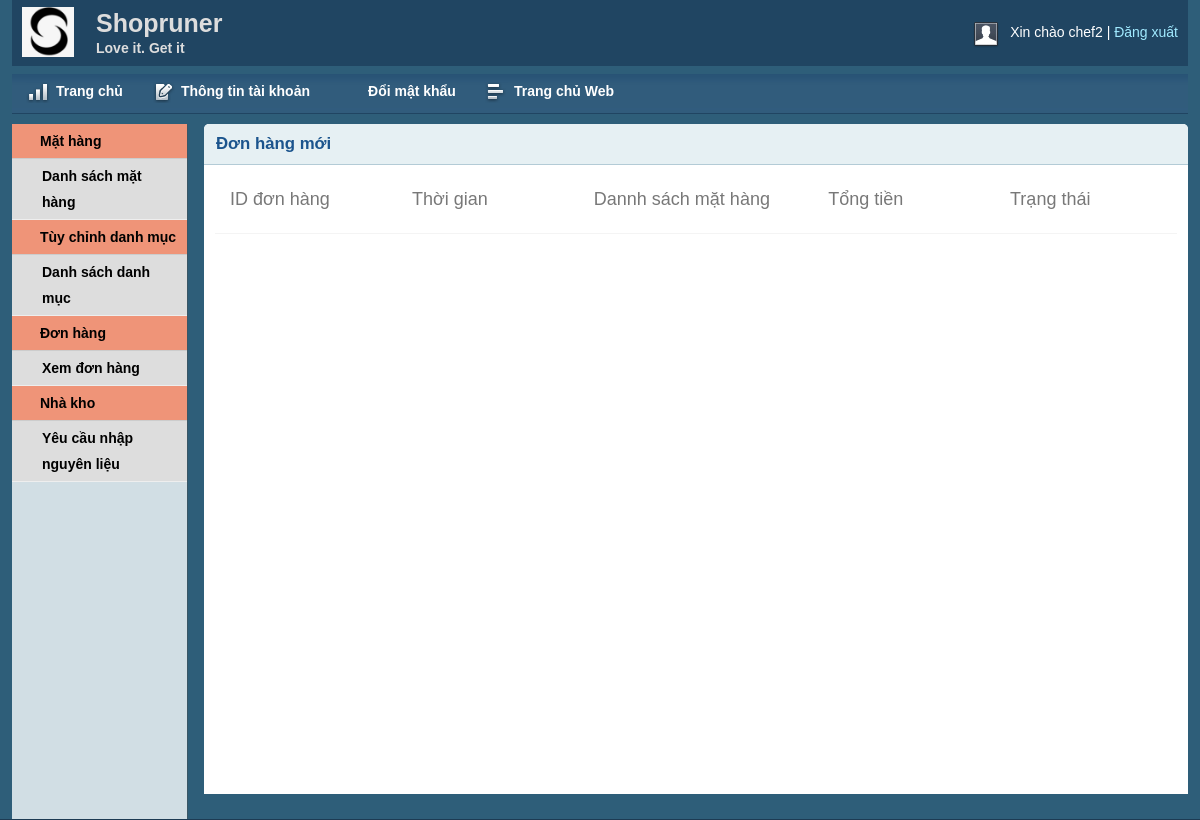
The app's page /admin/vieworder.php (signed in), older data.
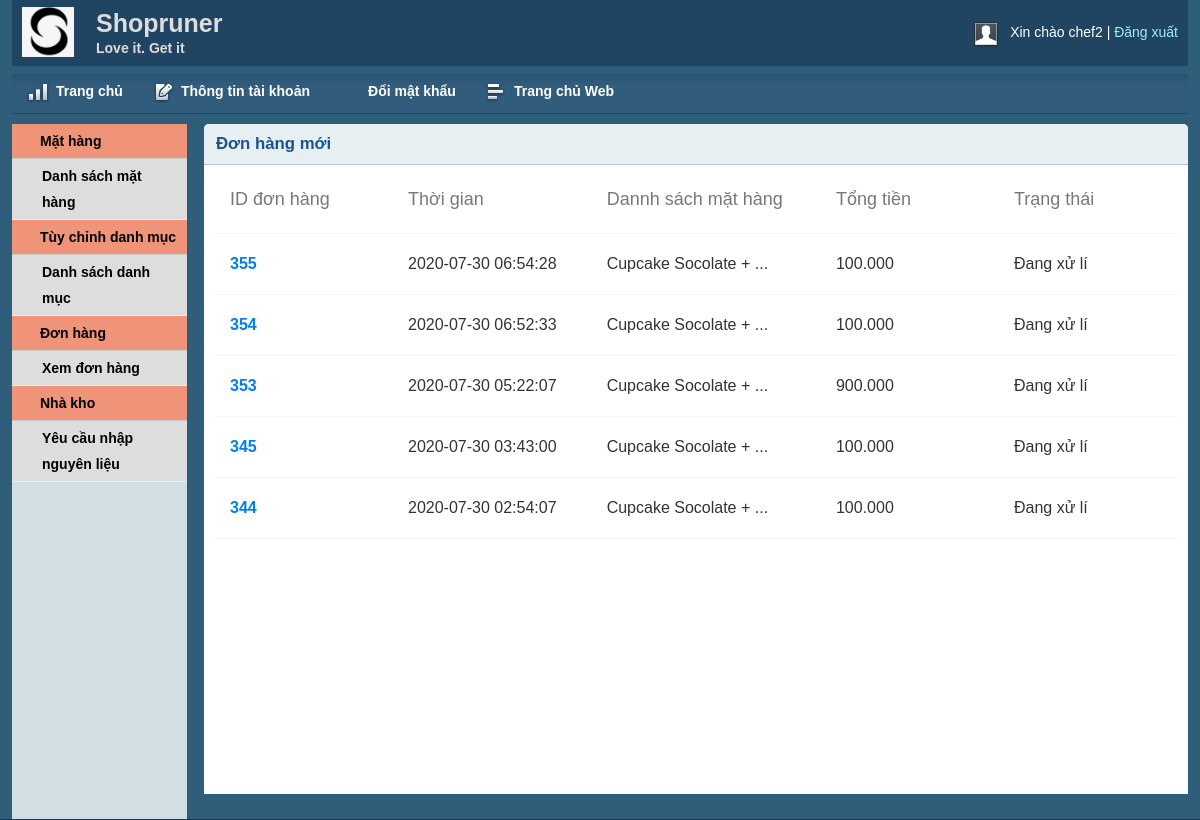
The same page, newer data.
### tables this page shows
CREATE TABLE `tbl_orderlist` (
  `orderlistID` int(11) NOT NULL,
  `customerID` int(11) NOT NULL,
  `date_order` timestamp NOT NULL DEFAULT current_timestamp(),
  `price` varchar(255) NOT NULL,
  `description` varchar(255) NOT NULL,
  `state` varchar(255) NOT NULL,
  `paystatus` varchar(255) NOT NULL
);

### lib/database.php (called while the page is built, shortened)
<?php
Class Database{
   public $host   = DB_HOST;
   public $user   = DB_USER;
   public $pass   = DB_PASS;
   public $dbname = DB_NAME;
   public $link;
private function connectDB(){
   $this->link = new mysqli($this->host, $this->user, $this->pass, $this->dbname);
 }
public function select($query){
  $result = $this->link->query($query) or
   die($this->link->error.__LINE__);
  if($result->num_rows > 0){
    return $result;
  } else {
    return false;
  }
 }
}
?>

### classes/order.php (called while the page is built, shortened)
<?php
   $filepath= realpath(dirname(__FILE__));
   include_once ($filepath.'/../lib/database.php');
   include_once ($filepath.'/../helpers/format.php');
 ?>
 <?php
    class order
    {
    	private $db;
    	public function __construct()
    	{
    		$this->db = new Database();
    	}
        public function show_order_list_admin(){
            $query = "SELECT *FROM tbl_orderlist order by orderlistID desc";
            $result = $this->db->select($query);
            return $result;
        }
    }
 ?>

### helpers/format.php (called while the page is built, shortened)
<?php
class Format{
  public function format_money($n=0){
    $n=(string)$n;
    $n=strrev($n);
    $res='';
    for($i=0;$i<strlen($n);$i++){
        if($i%3==0 && $i!= 0){
            $res.='.';
        }
        $res.=$n[$i];
    }
    $res = strrev($res);
    return $res;
  }
}
?>

### admin/vieworder.php (the view, shortened to what this page needs)
<?php include 'inc/header.php';?>
<?php include 'inc/sidebar.php';?>
<?php
   include '../classes/order.php';
   include_once '../helpers/format.php';
 ?>
<?php
    $fm= new format();
?>
        <div class="grid_10">
            <div class="box round first grid">
                <h2>Đơn hàng mới</h2>
                <div class="inner">
						<table class="table">
							<thead class="thread">
								<tr class="tr">
									<th class="th">ID đơn hàng</th>
									<th class="th">Thời gian</th>
									<th class="th">Dannh sách mặt hàng</th>
									<th class="th">Tổng tiền</th>
									<th class="th">Trạng thái</th>
								</tr>
							</thead>
							<tbody class="tbody">
								 <?php
								    $order= new order();
							        $show_order= $order->show_order_list_admin();
	                                if($show_order){
	                    	            while($result=$show_order->fetch_assoc()){
						        ?>
								<tr class="tr">
									<td class="td"><a style="color:rgb(0, 127, 240);"href="orderDetails.php?date_order=<?php echo $result['date_order'] ?>&customerid=<?php echo $result['customerID']?>"><?php echo $result['orderlistID'] ?></a></td>
									<td class="td"><?php echo $result['date_order'] ?></td>
									<td class="td"><?php echo $result['description']?> + ...</td>
									<td class="td"><?php echo $fm->format_money($result['price']) ?></td>
									<td class="td"><?php  echo $result['state']?></td>
								</tr>
								<?php
                                 }}
								 ?>
							</tbody>
						</table>
					</div>
            </div>
        </div>
<?php include 'inc/footer.php';?>

Row changes from the older to the newer data that the page shows:
added tbl_orderlist: orderlistID "355", date_order "2020-07-30 06:54:28", description "Cupcake Socolate", price "100.000", state "Đang xử lí"
added tbl_orderlist: orderlistID "354", date_order "2020-07-30 06:52:33", description "Cupcake Socolate", price "100.000", state "Đang xử lí"
added tbl_orderlist: orderlistID "353", date_order "2020-07-30 05:22:07", description "Cupcake Socolate", price "900.000", state "Đang xử lí"
added tbl_orderlist: orderlistID "345", date_order "2020-07-30 03:43:00", description "Cupcake Socolate", price "100.000", state "Đang xử lí"
added tbl_orderlist: orderlistID "344", date_order "2020-07-30 02:54:07", description "Cupcake Socolate", price "100.000", state "Đang xử lí"
